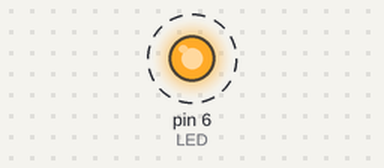
The sketch below on a simulated Arduino Uno, built with avr-gcc and run on an emulated ATmega328P. On the bench: output pins drawn as LEDs (lit = HIGH). Dashed ring = blinking.

Above: at 0.5 s.
Timing chart, 0 to 4.6 s (numbered marks = the images above):
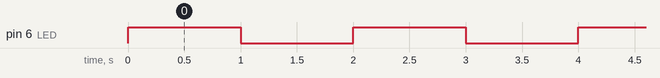

Measured:
- by itself, pin 6 (LED): alternates HIGH for 1.0 s and LOW for 1.0 s

The sketch:

lecture3.ino
```cpp
 ISR(TIMER1_COMPA_vect){
  // code for ISR
  PORTD ^= 1<<PD6; // blink LED on PD6
}

void initTimer1(){
  TCCR1A = 0x00;
  // clk/1024 prescaler, clear timer on compare mode
  TCCR1B = (1<<CS10)|(1<<CS12)|(1<<WGM12);
  //16000000/1024/65536 = 0.238Hz ~ 4.2s
  //16000000/1024/15625 = 1Hz
  OCR1A = 15625; // 1 second delay
  TIMSK1 = 1<<OCIE1A; // enable output compare interrupt
}

void initIO(){
  DDRD |= (1<<PD6); //PD6 & PD3 as output
}

void setup(){
  initTimer1();
  initIO();
}

void loop(){

}
```
